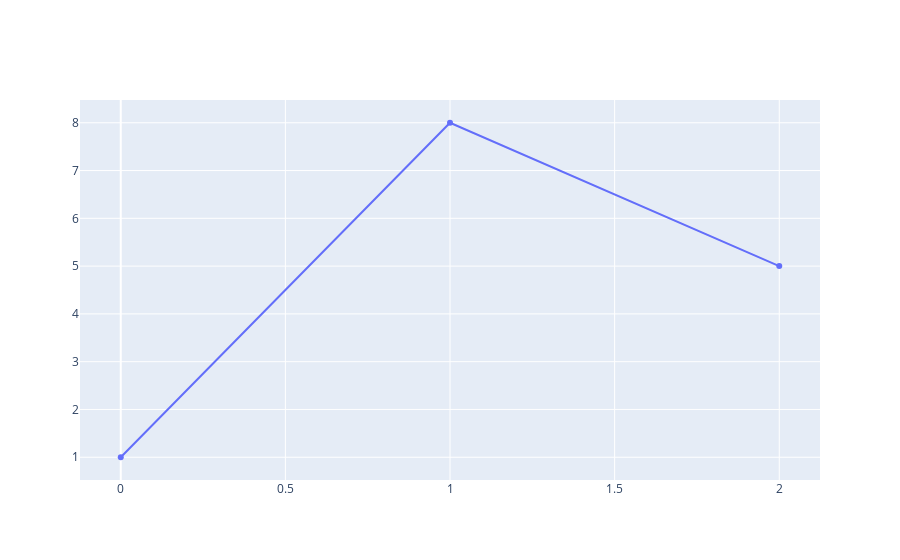

Notebook code cell kept with this figure:
### Markdown cell above
> Press shift + enter on the cell above.  
> Then press shift + enter on the cell below to plot.

> To see how this works, change the numbers in `values` to update the plot just by changing the argument.

### Code cell
values = [1, 8, 5]

plot(values)

### Figure 1 — Plotly figure (JSON) as saved in the notebook; plotly's stock layout.template omitted (floating-point values rounded to 4 significant figures)
{"data": [{"type": "scatter", "y": [1, 8, 5]}], "layout": {"autosize": true, "xaxis": {"autorange": true, "range": [-0.1265, 2.127]}, "yaxis": {"autorange": true, "range": [0.4873, 8.513], "type": "linear"}}}
